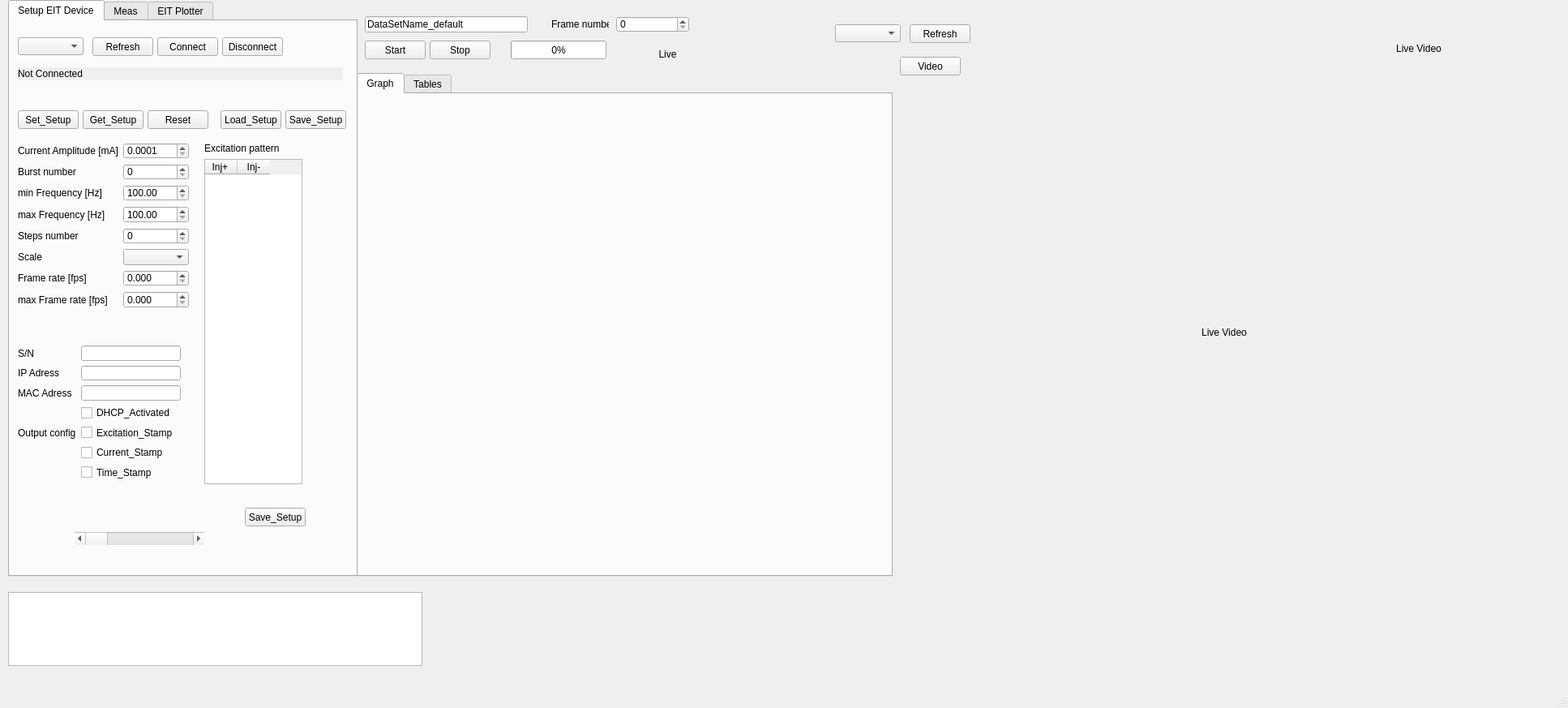
<?xml version="1.0" encoding="UTF-8"?>
<ui version="4.0">
 <class>MainWindow</class>
 <widget class="QMainWindow" name="MainWindow">
  <property name="geometry">
   <rect>
    <x>0</x>
    <y>0</y>
    <width>1934</width>
    <height>873</height>
   </rect>
  </property>
  <property name="windowTitle">
   <string>MainWindow</string>
  </property>
  <widget class="QWidget" name="centralwidget">
   <widget class="QTextEdit" name="textEditlog">
    <property name="geometry">
     <rect>
      <x>10</x>
      <y>730</y>
      <width>511</width>
      <height>91</height>
     </rect>
    </property>
   </widget>
   <widget class="QPushButton" name="pB_Start">
    <property name="geometry">
     <rect>
      <x>450</x>
      <y>50</y>
      <width>75</width>
      <height>23</height>
     </rect>
    </property>
    <property name="statusTip">
     <string>Start measurement</string>
    </property>
    <property name="autoFillBackground">
     <bool>false</bool>
    </property>
    <property name="text">
     <string>Start</string>
    </property>
   </widget>
   <widget class="QPushButton" name="pB_Stop">
    <property name="geometry">
     <rect>
      <x>530</x>
      <y>50</y>
      <width>75</width>
      <height>23</height>
     </rect>
    </property>
    <property name="statusTip">
     <string>Stop measurement</string>
    </property>
    <property name="autoFillBackground">
     <bool>false</bool>
    </property>
    <property name="text">
     <string>Stop</string>
    </property>
   </widget>
   <widget class="QTabWidget" name="tabWidget">
    <property name="geometry">
     <rect>
      <x>10</x>
      <y>0</y>
      <width>431</width>
      <height>711</height>
     </rect>
    </property>
    <property name="currentIndex">
     <number>0</number>
    </property>
    <widget class="QWidget" name="tab">
     <attribute name="title">
      <string>Setup EIT Device</string>
     </attribute>
     <widget class="QPushButton" name="pB_SaveSetup">
      <property name="geometry">
       <rect>
        <x>340</x>
        <y>110</y>
        <width>75</width>
        <height>23</height>
       </rect>
      </property>
      <property name="statusTip">
       <string>Save parameters to files (*.xlsx)</string>
      </property>
      <property name="autoFillBackground">
       <bool>false</bool>
      </property>
      <property name="text">
       <string>Save_Setup</string>
      </property>
     </widget>
     <widget class="QPushButton" name="pB_connect">
      <property name="geometry">
       <rect>
        <x>182</x>
        <y>20</y>
        <width>75</width>
        <height>23</height>
       </rect>
      </property>
      <property name="statusTip">
       <string>Connect to the selected serial port</string>
      </property>
      <property name="autoFillBackground">
       <bool>false</bool>
      </property>
      <property name="text">
       <string>Connect</string>
      </property>
     </widget>
     <widget class="QLabel" name="status_device">
      <property name="geometry">
       <rect>
        <x>10</x>
        <y>57</y>
        <width>401</width>
        <height>16</height>
       </rect>
      </property>
      <property name="statusTip">
       <string/>
      </property>
      <property name="autoFillBackground">
       <bool>true</bool>
      </property>
      <property name="text">
       <string>Not Connected</string>
      </property>
     </widget>
     <widget class="QPushButton" name="pB_LoadSetup">
      <property name="geometry">
       <rect>
        <x>260</x>
        <y>110</y>
        <width>75</width>
        <height>23</height>
       </rect>
      </property>
      <property name="statusTip">
       <string>Load parameters from file (*.xlsx)</string>
      </property>
      <property name="autoFillBackground">
       <bool>false</bool>
      </property>
      <property name="text">
       <string>Load_Setup</string>
      </property>
     </widget>
     <widget class="QComboBox" name="cB_comport">
      <property name="geometry">
       <rect>
        <x>10</x>
        <y>20</y>
        <width>81</width>
        <height>22</height>
       </rect>
      </property>
      <property name="toolTip">
       <string/>
      </property>
      <property name="statusTip">
       <string>Available serial port list</string>
      </property>
     </widget>
     <widget class="QPushButton" name="pB_refresh">
      <property name="enabled">
       <bool>true</bool>
      </property>
      <property name="geometry">
       <rect>
        <x>102</x>
        <y>20</y>
        <width>75</width>
        <height>23</height>
       </rect>
      </property>
      <property name="toolTip">
       <string>test</string>
      </property>
      <property name="statusTip">
       <string>Refresh the available serial port list</string>
      </property>
      <property name="autoFillBackground">
       <bool>false</bool>
      </property>
      <property name="text">
       <string>Refresh</string>
      </property>
     </widget>
     <widget class="QPushButton" name="pB_Set_Setup">
      <property name="enabled">
       <bool>true</bool>
      </property>
      <property name="geometry">
       <rect>
        <x>10</x>
        <y>110</y>
        <width>75</width>
        <height>23</height>
       </rect>
      </property>
      <property name="statusTip">
       <string>Send measurements parameters to connected device</string>
      </property>
      <property name="autoFillBackground">
       <bool>false</bool>
      </property>
      <property name="text">
       <string>Set_Setup</string>
      </property>
     </widget>
     <widget class="QWidget" name="formLayoutWidget_2">
      <property name="geometry">
       <rect>
        <x>10</x>
        <y>150</y>
        <width>211</width>
        <height>204</height>
       </rect>
      </property>
      <layout class="QFormLayout" name="LayoutParameters">
       <property name="horizontalSpacing">
        <number>6</number>
       </property>
       <item row="0" column="1">
        <widget class="QDoubleSpinBox" name="Current_Amplitude">
         <property name="decimals">
          <number>4</number>
         </property>
         <property name="minimum">
          <double>0.000100000000000</double>
         </property>
         <property name="maximum">
          <double>10.000000000000000</double>
         </property>
         <property name="singleStep">
          <double>0.100000000000000</double>
         </property>
        </widget>
       </item>
       <item row="1" column="0">
        <widget class="QLabel" name="label_Burst">
         <property name="text">
          <string>Burst number</string>
         </property>
        </widget>
       </item>
       <item row="1" column="1">
        <widget class="QSpinBox" name="Burst">
         <property name="maximum">
          <number>255</number>
         </property>
        </widget>
       </item>
       <item row="2" column="0">
        <widget class="QLabel" name="label_minF">
         <property name="text">
          <string>min Frequency [Hz]</string>
         </property>
        </widget>
       </item>
       <item row="3" column="0">
        <widget class="QLabel" name="label_maxF">
         <property name="text">
          <string>max Frequency [Hz]</string>
         </property>
        </widget>
       </item>
       <item row="4" column="0">
        <widget class="QLabel" name="label_Steps">
         <property name="text">
          <string>Steps number</string>
         </property>
        </widget>
       </item>
       <item row="4" column="1">
        <widget class="QSpinBox" name="Steps">
         <property name="maximum">
          <number>255</number>
         </property>
        </widget>
       </item>
       <item row="5" column="0">
        <widget class="QLabel" name="label_Burst_5">
         <property name="text">
          <string>Scale</string>
         </property>
        </widget>
       </item>
       <item row="5" column="1">
        <widget class="QComboBox" name="cB_Scale">
         <property name="editable">
          <bool>false</bool>
         </property>
         <property name="maxVisibleItems">
          <number>2</number>
         </property>
        </widget>
       </item>
       <item row="6" column="0">
        <widget class="QLabel" name="label_FrameRate">
         <property name="text">
          <string>Frame rate [fps]</string>
         </property>
        </widget>
       </item>
       <item row="6" column="1">
        <widget class="QDoubleSpinBox" name="FrameRate">
         <property name="decimals">
          <number>3</number>
         </property>
         <property name="maximum">
          <double>100.000000000000000</double>
         </property>
         <property name="singleStep">
          <double>0.001000000000000</double>
         </property>
        </widget>
       </item>
       <item row="0" column="0">
        <widget class="QLabel" name="label_Current_Amplitude">
         <property name="text">
          <string>Current Amplitude [mA]</string>
         </property>
        </widget>
       </item>
       <item row="3" column="1">
        <widget class="QDoubleSpinBox" name="maxF">
         <property name="autoFillBackground">
          <bool>false</bool>
         </property>
         <property name="minimum">
          <double>100.000000000000000</double>
         </property>
         <property name="maximum">
          <double>1000000.000000000000000</double>
         </property>
        </widget>
       </item>
       <item row="2" column="1">
        <widget class="QDoubleSpinBox" name="minF">
         <property name="minimum">
          <double>100.000000000000000</double>
         </property>
         <property name="maximum">
          <double>1000000.000000000000000</double>
         </property>
        </widget>
       </item>
       <item row="7" column="1">
        <widget class="QDoubleSpinBox" name="MaxFrameRate">
         <property name="decimals">
          <number>3</number>
         </property>
         <property name="maximum">
          <double>100.000000000000000</double>
         </property>
         <property name="singleStep">
          <double>0.001000000000000</double>
         </property>
        </widget>
       </item>
       <item row="7" column="0">
        <widget class="QLabel" name="label_maxFrameRate">
         <property name="text">
          <string>max Frame rate [fps]</string>
         </property>
        </widget>
       </item>
      </layout>
     </widget>
     <widget class="QPushButton" name="pB_disconnect">
      <property name="geometry">
       <rect>
        <x>262</x>
        <y>20</y>
        <width>75</width>
        <height>23</height>
       </rect>
      </property>
      <property name="toolTip">
       <string/>
      </property>
      <property name="statusTip">
       <string>Disconnect the serial port</string>
      </property>
      <property name="autoFillBackground">
       <bool>false</bool>
      </property>
      <property name="text">
       <string>Disconnect</string>
      </property>
     </widget>
     <widget class="QWidget" name="verticalLayoutWidget">
      <property name="geometry">
       <rect>
        <x>240</x>
        <y>150</y>
        <width>121</width>
        <height>421</height>
       </rect>
      </property>
      <layout class="QVBoxLayout" name="vLayoutExcitationPattern">
       <item>
        <widget class="QLabel" name="label_ExcitationPattern">
         <property name="text">
          <string>Excitation pattern</string>
         </property>
        </widget>
       </item>
       <item>
        <widget class="QTableWidget" name="Excitation_pattern">
         <attribute name="horizontalHeaderDefaultSectionSize">
          <number>40</number>
         </attribute>
         <column>
          <property name="text">
           <string>Inj+ </string>
          </property>
         </column>
         <column>
          <property name="text">
           <string>Inj-</string>
          </property>
         </column>
        </widget>
       </item>
      </layout>
     </widget>
     <widget class="QPushButton" name="pB_Get_Setup">
      <property name="geometry">
       <rect>
        <x>90</x>
        <y>110</y>
        <width>75</width>
        <height>23</height>
       </rect>
      </property>
      <property name="statusTip">
       <string>Ask measurements parameters from connected device</string>
      </property>
      <property name="autoFillBackground">
       <bool>false</bool>
      </property>
      <property name="text">
       <string>Get_Setup</string>
      </property>
     </widget>
     <widget class="QPushButton" name="pB_Reset">
      <property name="geometry">
       <rect>
        <x>170</x>
        <y>110</y>
        <width>75</width>
        <height>23</height>
       </rect>
      </property>
      <property name="statusTip">
       <string>Software reset of the device (reconnection needed after 10-15 sec)</string>
      </property>
      <property name="autoFillBackground">
       <bool>false</bool>
      </property>
      <property name="text">
       <string>Reset</string>
      </property>
     </widget>
     <widget class="QWidget" name="formLayoutWidget">
      <property name="geometry">
       <rect>
        <x>10</x>
        <y>400</y>
        <width>201</width>
        <height>166</height>
       </rect>
      </property>
      <layout class="QFormLayout" name="LayoutComConfig">
       <item row="0" column="0">
        <widget class="QLabel" name="label_SN">
         <property name="text">
          <string>S/N</string>
         </property>
        </widget>
       </item>
       <item row="0" column="1">
        <widget class="QLineEdit" name="SN">
         <property name="toolTip">
          <string/>
         </property>
         <property name="whatsThis">
          <string/>
         </property>
         <property name="inputMask">
          <string extracomment="IP_Adress"/>
         </property>
         <property name="frame">
          <bool>true</bool>
         </property>
        </widget>
       </item>
       <item row="1" column="0">
        <widget class="QLabel" name="label_IP">
         <property name="text">
          <string>IP Adress</string>
         </property>
        </widget>
       </item>
       <item row="1" column="1">
        <widget class="QLineEdit" name="IP_Adress">
         <property name="toolTip">
          <string/>
         </property>
         <property name="whatsThis">
          <string/>
         </property>
         <property name="inputMask">
          <string extracomment="IP_Adress"/>
         </property>
         <property name="frame">
          <bool>true</bool>
         </property>
        </widget>
       </item>
       <item row="2" column="0">
        <widget class="QLabel" name="label_3">
         <property name="text">
          <string>MAC Adress</string>
         </property>
        </widget>
       </item>
       <item row="2" column="1">
        <widget class="QLineEdit" name="MAC_Adress"/>
       </item>
       <item row="3" column="1">
        <widget class="QCheckBox" name="DHCP_Activated">
         <property name="text">
          <string>DHCP_Activated</string>
         </property>
         <property name="checked">
          <bool>false</bool>
         </property>
        </widget>
       </item>
       <item row="4" column="1">
        <widget class="QCheckBox" name="Excitation_Stamp">
         <property name="text">
          <string>Excitation_Stamp</string>
         </property>
         <property name="checked">
          <bool>false</bool>
         </property>
        </widget>
       </item>
       <item row="5" column="1">
        <widget class="QCheckBox" name="Current_Stamp">
         <property name="text">
          <string>Current_Stamp</string>
         </property>
         <property name="checked">
          <bool>false</bool>
         </property>
        </widget>
       </item>
       <item row="6" column="1">
        <widget class="QCheckBox" name="Time_Stamp">
         <property name="text">
          <string>Time_Stamp</string>
         </property>
         <property name="checked">
          <bool>false</bool>
         </property>
        </widget>
       </item>
       <item row="4" column="0">
        <widget class="QLabel" name="label_OutputConfig">
         <property name="text">
          <string>Output config</string>
         </property>
        </widget>
       </item>
      </layout>
     </widget>
     <widget class="QScrollBar" name="hsb">
      <property name="geometry">
       <rect>
        <x>80</x>
        <y>630</y>
        <width>160</width>
        <height>16</height>
       </rect>
      </property>
      <property name="orientation">
       <enum>Qt::Horizontal</enum>
      </property>
     </widget>
     <widget class="QPushButton" name="pB_loadinjpattern">
      <property name="geometry">
       <rect>
        <x>290</x>
        <y>600</y>
        <width>75</width>
        <height>23</height>
       </rect>
      </property>
      <property name="statusTip">
       <string>Save parameters to files (*.xlsx)</string>
      </property>
      <property name="autoFillBackground">
       <bool>false</bool>
      </property>
      <property name="text">
       <string>Save_Setup</string>
      </property>
     </widget>
    </widget>
    <widget class="QWidget" name="tab_2">
     <attribute name="title">
      <string>Meas</string>
     </attribute>
     <widget class="QPushButton" name="pB_ImagRec">
      <property name="geometry">
       <rect>
        <x>340</x>
        <y>260</y>
        <width>75</width>
        <height>23</height>
       </rect>
      </property>
      <property name="statusTip">
       <string>Save dataset to file (*.dat)</string>
      </property>
      <property name="autoFillBackground">
       <bool>false</bool>
      </property>
      <property name="text">
       <string>Reconstruct</string>
      </property>
     </widget>
     <widget class="QPushButton" name="pB_LoadDataSet">
      <property name="geometry">
       <rect>
        <x>330</x>
        <y>10</y>
        <width>75</width>
        <height>23</height>
       </rect>
      </property>
      <property name="statusTip">
       <string>Load dataset from file (*.dat)</string>
      </property>
      <property name="autoFillBackground">
       <bool>false</bool>
      </property>
      <property name="text">
       <string>LoadDataSet</string>
      </property>
     </widget>
     <widget class="QTextEdit" name="textEdit">
      <property name="geometry">
       <rect>
        <x>20</x>
        <y>10</y>
        <width>301</width>
        <height>211</height>
       </rect>
      </property>
     </widget>
     <widget class="QPushButton" name="pB_Plot">
      <property name="geometry">
       <rect>
        <x>340</x>
        <y>220</y>
        <width>75</width>
        <height>23</height>
       </rect>
      </property>
      <property name="statusTip">
       <string>Plot.....</string>
      </property>
      <property name="autoFillBackground">
       <bool>false</bool>
      </property>
      <property name="text">
       <string>Plot</string>
      </property>
     </widget>
     <widget class="QPushButton" name="pB_Uplot">
      <property name="geometry">
       <rect>
        <x>340</x>
        <y>190</y>
        <width>75</width>
        <height>23</height>
       </rect>
      </property>
      <property name="statusTip">
       <string>Plot the U-Shape diagramm</string>
      </property>
      <property name="autoFillBackground">
       <bool>false</bool>
      </property>
      <property name="text">
       <string>Uplot</string>
      </property>
     </widget>
     <widget class="QComboBox" name="cB_Frame_indx">
      <property name="geometry">
       <rect>
        <x>340</x>
        <y>110</y>
        <width>69</width>
        <height>22</height>
       </rect>
      </property>
     </widget>
     <widget class="QLabel" name="label_Frame_indx">
      <property name="geometry">
       <rect>
        <x>340</x>
        <y>70</y>
        <width>91</width>
        <height>31</height>
       </rect>
      </property>
      <property name="text">
       <string>Actual Frame#</string>
      </property>
     </widget>
     <widget class="QWidget" name="gridLayoutWidget_2">
      <property name="geometry">
       <rect>
        <x>20</x>
        <y>420</y>
        <width>260</width>
        <height>80</height>
       </rect>
      </property>
      <layout class="QGridLayout" name="gridLayout_2">
       <item row="0" column="0">
        <widget class="QRadioButton" name="showReal">
         <property name="text">
          <string>Real</string>
         </property>
         <property name="checked">
          <bool>true</bool>
         </property>
        </widget>
       </item>
       <item row="1" column="0">
        <widget class="QRadioButton" name="showImag">
         <property name="text">
          <string>Image</string>
         </property>
        </widget>
       </item>
       <item row="1" column="1">
        <widget class="QRadioButton" name="showPhase">
         <property name="text">
          <string>Phase</string>
         </property>
        </widget>
       </item>
       <item row="2" column="0">
        <widget class="QCheckBox" name="showAbsValue">
         <property name="text">
          <string>Show absolute values</string>
         </property>
        </widget>
       </item>
       <item row="0" column="1">
        <widget class="QRadioButton" name="showMagnitude">
         <property name="text">
          <string>Magnitude</string>
         </property>
        </widget>
       </item>
      </layout>
     </widget>
     <widget class="QWidget" name="gridLayoutWidget">
      <property name="geometry">
       <rect>
        <x>20</x>
        <y>325</y>
        <width>345</width>
        <height>81</height>
       </rect>
      </property>
      <layout class="QGridLayout" name="gridLayout">
       <property name="verticalSpacing">
        <number>2</number>
       </property>
       <item row="0" column="2">
        <widget class="QLabel" name="label_vmax_2">
         <property name="text">
          <string>in Hz</string>
         </property>
        </widget>
       </item>
       <item row="1" column="0">
        <widget class="QRadioButton" name="rB_TimeDiff">
         <property name="text">
          <string>Time-difference</string>
         </property>
        </widget>
       </item>
       <item row="2" column="0">
        <widget class="QRadioButton" name="rB_FreqDiff">
         <property name="text">
          <string>Frequency-difference</string>
         </property>
        </widget>
       </item>
       <item row="1" column="1">
        <widget class="QComboBox" name="cB_Frequency4TD">
         <property name="currentText">
          <string notr="true"/>
         </property>
        </widget>
       </item>
       <item row="1" column="3">
        <widget class="QPushButton" name="pB_UpdateRef4TD">
         <property name="statusTip">
          <string>Start measurement</string>
         </property>
         <property name="autoFillBackground">
          <bool>false</bool>
         </property>
         <property name="text">
          <string>Ref</string>
         </property>
        </widget>
       </item>
       <item row="2" column="1">
        <widget class="QComboBox" name="cB_Frequency4FD_0">
         <property name="currentText">
          <string/>
         </property>
        </widget>
       </item>
       <item row="2" column="3">
        <widget class="QComboBox" name="cB_Frequency4FD_1"/>
       </item>
       <item row="0" column="0">
        <widget class="QRadioButton" name="rB_RawData">
         <property name="text">
          <string>Single Meas. (absolut)</string>
         </property>
         <property name="checked">
          <bool>true</bool>
         </property>
        </widget>
       </item>
       <item row="0" column="1">
        <widget class="QComboBox" name="cB_Frequency"/>
       </item>
       <item row="2" column="2">
        <widget class="QLabel" name="label_vmax_4">
         <property name="text">
          <string>in Hz</string>
         </property>
        </widget>
       </item>
       <item row="1" column="2">
        <widget class="QLabel" name="label_vmax_3">
         <property name="text">
          <string>in Hz</string>
         </property>
        </widget>
       </item>
       <item row="2" column="4">
        <widget class="QLabel" name="label_vmax_5">
         <property name="text">
          <string>in Hz</string>
         </property>
        </widget>
       </item>
      </layout>
     </widget>
     <widget class="QWidget" name="gridLayoutWidget_3">
      <property name="geometry">
       <rect>
        <x>20</x>
        <y>230</y>
        <width>220</width>
        <height>80</height>
       </rect>
      </property>
      <layout class="QGridLayout" name="gridLayout_3">
       <item row="1" column="2">
        <widget class="QComboBox" name="cB_ReconstructionAlgorithm"/>
       </item>
       <item row="0" column="0">
        <widget class="QRadioButton" name="rB_plot_graph">
         <property name="text">
          <string>Graph</string>
         </property>
         <property name="checked">
          <bool>true</bool>
         </property>
        </widget>
       </item>
       <item row="1" column="0">
        <widget class="QRadioButton" name="rB_Image">
         <property name="text">
          <string>Image</string>
         </property>
        </widget>
       </item>
       <item row="1" column="1">
        <widget class="QLabel" name="label_vmax_6">
         <property name="text">
          <string>Reconstruction</string>
         </property>
        </widget>
       </item>
       <item row="0" column="2">
        <widget class="QCheckBox" name="checkB_diff">
         <property name="text">
          <string>Difference</string>
         </property>
        </widget>
       </item>
       <item row="0" column="1">
        <widget class="QCheckBox" name="checkB_Uplot">
         <property name="text">
          <string>Uplot</string>
         </property>
        </widget>
       </item>
      </layout>
     </widget>
     <widget class="QPushButton" name="pB_loadRef">
      <property name="geometry">
       <rect>
        <x>340</x>
        <y>150</y>
        <width>75</width>
        <height>23</height>
       </rect>
      </property>
      <property name="statusTip">
       <string>Save dataset to file (*.dat)</string>
      </property>
      <property name="autoFillBackground">
       <bool>false</bool>
      </property>
      <property name="text">
       <string>loadref</string>
      </property>
     </widget>
     <widget class="QCheckBox" name="checkB_YLog">
      <property name="geometry">
       <rect>
        <x>330</x>
        <y>460</y>
        <width>72</width>
        <height>17</height>
       </rect>
      </property>
      <property name="text">
       <string>y log</string>
      </property>
     </widget>
     <widget class="QDoubleSpinBox" name="eit_FEMRefinement">
      <property name="geometry">
       <rect>
        <x>250</x>
        <y>290</y>
        <width>90</width>
        <height>20</height>
       </rect>
      </property>
      <property name="decimals">
       <number>4</number>
      </property>
      <property name="minimum">
       <double>0.000000000000000</double>
      </property>
      <property name="maximum">
       <double>10.000000000000000</double>
      </property>
      <property name="singleStep">
       <double>0.001000000000000</double>
      </property>
      <property name="value">
       <double>0.100000000000000</double>
      </property>
     </widget>
     <widget class="QLabel" name="label_FEMRefinement">
      <property name="geometry">
       <rect>
        <x>250</x>
        <y>270</y>
        <width>91</width>
        <height>20</height>
       </rect>
      </property>
      <property name="text">
       <string>FEM Refinement</string>
      </property>
     </widget>
     <widget class="QDoubleSpinBox" name="replay_refresh_time">
      <property name="geometry">
       <rect>
        <x>290</x>
        <y>600</y>
        <width>90</width>
        <height>20</height>
       </rect>
      </property>
      <property name="decimals">
       <number>1</number>
      </property>
      <property name="minimum">
       <double>1.000000000000000</double>
      </property>
      <property name="maximum">
       <double>10.000000000000000</double>
      </property>
      <property name="singleStep">
       <double>1.000000000000000</double>
      </property>
      <property name="value">
       <double>1.000000000000000</double>
      </property>
     </widget>
     <widget class="QLabel" name="label_replay_refresh_time">
      <property name="geometry">
       <rect>
        <x>290</x>
        <y>580</y>
        <width>91</width>
        <height>20</height>
       </rect>
      </property>
      <property name="text">
       <string>Refresh time [s]</string>
      </property>
     </widget>
     <widget class="QSlider" name="Slider_replay_time">
      <property name="geometry">
       <rect>
        <x>10</x>
        <y>640</y>
        <width>411</width>
        <height>22</height>
       </rect>
      </property>
      <property name="orientation">
       <enum>Qt::Horizontal</enum>
      </property>
      <property name="tickPosition">
       <enum>QSlider::TicksAbove</enum>
      </property>
      <property name="tickInterval">
       <number>0</number>
      </property>
     </widget>
     <widget class="QPushButton" name="pB_gotoend">
      <property name="geometry">
       <rect>
        <x>110</x>
        <y>600</y>
        <width>25</width>
        <height>25</height>
       </rect>
      </property>
      <property name="statusTip">
       <string>Plot the U-Shape diagramm</string>
      </property>
      <property name="autoFillBackground">
       <bool>false</bool>
      </property>
      <property name="text">
       <string/>
      </property>
      <property name="icon">
       <iconset>
        <normaloff>docs/icons/icon_end.png</normaloff>docs/icons/icon_end.png</iconset>
      </property>
      <property name="autoDefault">
       <bool>false</bool>
      </property>
      <property name="flat">
       <bool>true</bool>
      </property>
     </widget>
     <widget class="QPushButton" name="pB_pause">
      <property name="geometry">
       <rect>
        <x>140</x>
        <y>600</y>
        <width>25</width>
        <height>25</height>
       </rect>
      </property>
      <property name="statusTip">
       <string>Plot the U-Shape diagramm</string>
      </property>
      <property name="autoFillBackground">
       <bool>false</bool>
      </property>
      <property name="text">
       <string/>
      </property>
      <property name="icon">
       <iconset>
        <normaloff>docs/icons/icon_pause.png</normaloff>docs/icons/icon_pause.png</iconset>
      </property>
      <property name="autoDefault">
       <bool>false</bool>
      </property>
      <property name="flat">
       <bool>true</bool>
      </property>
     </widget>
     <widget class="QPushButton" name="pB_play">
      <property name="geometry">
       <rect>
        <x>80</x>
        <y>600</y>
        <width>25</width>
        <height>25</height>
       </rect>
      </property>
      <property name="statusTip">
       <string>Plot the U-Shape diagramm</string>
      </property>
      <property name="autoFillBackground">
       <bool>false</bool>
      </property>
      <property name="text">
       <string/>
      </property>
      <property name="icon">
       <iconset>
        <normaloff>docs/icons/icon_play.png</normaloff>docs/icons/icon_play.png</iconset>
      </property>
      <property name="autoDefault">
       <bool>false</bool>
      </property>
      <property name="flat">
       <bool>true</bool>
      </property>
     </widget>
     <widget class="QPushButton" name="pB_backbegin">
      <property name="geometry">
       <rect>
        <x>50</x>
        <y>600</y>
        <width>25</width>
        <height>25</height>
       </rect>
      </property>
      <property name="statusTip">
       <string>Plot the U-Shape diagramm</string>
      </property>
      <property name="autoFillBackground">
       <bool>false</bool>
      </property>
      <property name="text">
       <string/>
      </property>
      <property name="icon">
       <iconset>
        <normaloff>docs/icons/icon_begin.png</normaloff>docs/icons/icon_begin.png</iconset>
      </property>
      <property name="autoDefault">
       <bool>false</bool>
      </property>
      <property name="flat">
       <bool>true</bool>
      </property>
     </widget>
     <widget class="QPushButton" name="pB_stop">
      <property name="geometry">
       <rect>
        <x>170</x>
        <y>600</y>
        <width>25</width>
        <height>25</height>
       </rect>
      </property>
      <property name="statusTip">
       <string>Plot the U-Shape diagramm</string>
      </property>
      <property name="autoFillBackground">
       <bool>false</bool>
      </property>
      <property name="text">
       <string/>
      </property>
      <property name="icon">
       <iconset>
        <normaloff>docs/icons/icon_stop.png</normaloff>docs/icons/icon_stop.png</iconset>
      </property>
      <property name="autoDefault">
       <bool>false</bool>
      </property>
      <property name="flat">
       <bool>true</bool>
      </property>
     </widget>
    </widget>
    <widget class="QWidget" name="tab_6">
     <attribute name="title">
      <string>EIT Plotter</string>
     </attribute>
     <widget class="QDoubleSpinBox" name="scalePlot_vmax">
      <property name="geometry">
       <rect>
        <x>290</x>
        <y>50</y>
        <width>90</width>
        <height>20</height>
       </rect>
      </property>
      <property name="decimals">
       <number>4</number>
      </property>
      <property name="minimum">
       <double>-1000000000000000.000000000000000</double>
      </property>
      <property name="maximum">
       <double>1000000000000000.000000000000000</double>
      </property>
     </widget>
     <widget class="QLabel" name="label_vmax">
      <property name="geometry">
       <rect>
        <x>210</x>
        <y>50</y>
        <width>71</width>
        <height>20</height>
       </rect>
      </property>
      <property name="text">
       <string>vmax</string>
      </property>
     </widget>
     <widget class="QLabel" name="label_vmin">
      <property name="geometry">
       <rect>
        <x>210</x>
        <y>80</y>
        <width>71</width>
        <height>20</height>
       </rect>
      </property>
      <property name="text">
       <string>vmin</string>
      </property>
     </widget>
     <widget class="QDoubleSpinBox" name="scalePlot_vmin">
      <property name="geometry">
       <rect>
        <x>290</x>
        <y>80</y>
        <width>90</width>
        <height>20</height>
       </rect>
      </property>
      <property name="decimals">
       <number>4</number>
      </property>
      <property name="minimum">
       <double>-1000000000000000.000000000000000</double>
      </property>
      <property name="maximum">
       <double>1000000000000000.000000000000000</double>
      </property>
     </widget>
     <widget class="QCheckBox" name="normalize">
      <property name="geometry">
       <rect>
        <x>210</x>
        <y>30</y>
        <width>127</width>
        <height>17</height>
       </rect>
      </property>
      <property name="text">
       <string>Normalize</string>
      </property>
     </widget>
     <widget class="QCheckBox" name="cB_verbose">
      <property name="geometry">
       <rect>
        <x>30</x>
        <y>360</y>
        <width>70</width>
        <height>16</height>
       </rect>
      </property>
      <property name="text">
       <string>verbose</string>
      </property>
     </widget>
     <widget class="QLabel" name="label_vmax_9">
      <property name="geometry">
       <rect>
        <x>110</x>
        <y>410</y>
        <width>71</width>
        <height>20</height>
       </rect>
      </property>
      <property name="text">
       <string>n</string>
      </property>
     </widget>
     <widget class="QDoubleSpinBox" name="eit_n">
      <property name="geometry">
       <rect>
        <x>190</x>
        <y>410</y>
        <width>90</width>
        <height>20</height>
       </rect>
      </property>
      <property name="decimals">
       <number>0</number>
      </property>
      <property name="minimum">
       <double>-1000000000000000.000000000000000</double>
      </property>
      <property name="maximum">
       <double>1000000000000000.000000000000000</double>
      </property>
      <property name="value">
       <double>64.000000000000000</double>
      </property>
     </widget>
     <widget class="QPushButton" name="pB_set_eit">
      <property name="geometry">
       <rect>
        <x>340</x>
        <y>360</y>
        <width>75</width>
        <height>23</height>
       </rect>
      </property>
      <property name="statusTip">
       <string>Save dataset to file (*.dat)</string>
      </property>
      <property name="autoFillBackground">
       <bool>false</bool>
      </property>
      <property name="text">
       <string>set EIT</string>
      </property>
     </widget>
     <widget class="QLabel" name="label_vmax_7">
      <property name="geometry">
       <rect>
        <x>120</x>
        <y>350</y>
        <width>71</width>
        <height>20</height>
       </rect>
      </property>
      <property name="text">
       <string>p</string>
      </property>
     </widget>
     <widget class="QDoubleSpinBox" name="eit_lamda">
      <property name="geometry">
       <rect>
        <x>200</x>
        <y>380</y>
        <width>90</width>
        <height>20</height>
       </rect>
      </property>
      <property name="decimals">
       <number>4</number>
      </property>
      <property name="minimum">
       <double>-1000000000000000.000000000000000</double>
      </property>
      <property name="maximum">
       <double>1000000000000000.000000000000000</double>
      </property>
      <property name="value">
       <double>0.010000000000000</double>
      </property>
     </widget>
     <widget class="QLabel" name="label_vmax_8">
      <property name="geometry">
       <rect>
        <x>120</x>
        <y>380</y>
        <width>71</width>
        <height>20</height>
       </rect>
      </property>
      <property name="text">
       <string>lamda</string>
      </property>
     </widget>
     <widget class="QDoubleSpinBox" name="eit_p">
      <property name="geometry">
       <rect>
        <x>200</x>
        <y>350</y>
        <width>90</width>
        <height>20</height>
       </rect>
      </property>
      <property name="decimals">
       <number>1</number>
      </property>
      <property name="minimum">
       <double>-1000000000000000.000000000000000</double>
      </property>
      <property name="maximum">
       <double>1000000000000000.000000000000000</double>
      </property>
      <property name="value">
       <double>0.500000000000000</double>
      </property>
     </widget>
     <widget class="QComboBox" name="cB_Image_fille_format">
      <property name="geometry">
       <rect>
        <x>350</x>
        <y>220</y>
        <width>73</width>
        <height>20</height>
       </rect>
      </property>
      <property name="currentText">
       <string/>
      </property>
     </widget>
     <widget class="QComboBox" name="cB_Image_format">
      <property name="geometry">
       <rect>
        <x>270</x>
        <y>220</y>
        <width>73</width>
        <height>20</height>
       </rect>
      </property>
      <property name="currentText">
       <string/>
      </property>
     </widget>
    </widget>
   </widget>
   <widget class="QLineEdit" name="DataSetName">
    <property name="geometry">
     <rect>
      <x>450</x>
      <y>20</y>
      <width>201</width>
      <height>20</height>
     </rect>
    </property>
    <property name="text">
     <string>DataSetName_default</string>
    </property>
   </widget>
   <widget class="QProgressBar" name="progressBarFrame">
    <property name="geometry">
     <rect>
      <x>630</x>
      <y>50</y>
      <width>118</width>
      <height>23</height>
     </rect>
    </property>
    <property name="value">
     <number>0</number>
    </property>
    <property name="orientation">
     <enum>Qt::Horizontal</enum>
    </property>
   </widget>
   <widget class="QSpinBox" name="actualFramecnt">
    <property name="geometry">
     <rect>
      <x>760</x>
      <y>20</y>
      <width>90</width>
      <height>20</height>
     </rect>
    </property>
    <property name="maximum">
     <number>255</number>
    </property>
   </widget>
   <widget class="QLabel" name="label_actual_Frame_num">
    <property name="geometry">
     <rect>
      <x>680</x>
      <y>20</y>
      <width>71</width>
      <height>20</height>
     </rect>
    </property>
    <property name="text">
     <string>Frame number</string>
    </property>
   </widget>
   <widget class="QTabWidget" name="tabWidget_3">
    <property name="geometry">
     <rect>
      <x>440</x>
      <y>90</y>
      <width>661</width>
      <height>621</height>
     </rect>
    </property>
    <property name="currentIndex">
     <number>0</number>
    </property>
    <widget class="QWidget" name="tab_7">
     <attribute name="title">
      <string>Graph</string>
     </attribute>
     <widget class="QWidget" name="verticalLayoutWidget_2">
      <property name="geometry">
       <rect>
        <x>0</x>
        <y>10</y>
        <width>651</width>
        <height>581</height>
       </rect>
      </property>
      <layout class="QVBoxLayout" name="PlotLayout"/>
     </widget>
    </widget>
    <widget class="QWidget" name="tab_8">
     <attribute name="title">
      <string>Tables</string>
     </attribute>
     <widget class="QTabWidget" name="tabWidget_Z">
      <property name="geometry">
       <rect>
        <x>0</x>
        <y>10</y>
        <width>661</width>
        <height>591</height>
       </rect>
      </property>
      <property name="currentIndex">
       <number>2</number>
      </property>
      <widget class="QWidget" name="tab_3">
       <attribute name="title">
        <string>Z</string>
       </attribute>
       <widget class="QTableWidget" name="tableWidgetvoltages_Z">
        <property name="geometry">
         <rect>
          <x>0</x>
          <y>10</y>
          <width>651</width>
          <height>551</height>
         </rect>
        </property>
        <column>
         <property name="text">
          <string>Ch1</string>
         </property>
        </column>
        <column>
         <property name="text">
          <string>Ch2</string>
         </property>
        </column>
       </widget>
      </widget>
      <widget class="QWidget" name="tab_4">
       <attribute name="title">
        <string>Real</string>
       </attribute>
       <widget class="QTableWidget" name="tableWidgetvoltages_Z_real">
        <property name="geometry">
         <rect>
          <x>0</x>
          <y>10</y>
          <width>651</width>
          <height>551</height>
         </rect>
        </property>
        <column>
         <property name="text">
          <string>Ch1</string>
         </property>
        </column>
        <column>
         <property name="text">
          <string>Ch2</string>
         </property>
        </column>
       </widget>
      </widget>
      <widget class="QWidget" name="tab_5">
       <attribute name="title">
        <string>Imag</string>
       </attribute>
       <widget class="QTableWidget" name="tableWidgetvoltages_Z_imag">
        <property name="geometry">
         <rect>
          <x>0</x>
          <y>10</y>
          <width>651</width>
          <height>551</height>
         </rect>
        </property>
        <column>
         <property name="text">
          <string>Ch1</string>
         </property>
        </column>
        <column>
         <property name="text">
          <string>Ch2</string>
         </property>
        </column>
       </widget>
      </widget>
      <widget class="QWidget" name="tab_9">
       <attribute name="title">
        <string>Magnitude</string>
       </attribute>
      </widget>
      <widget class="QWidget" name="tab_10">
       <attribute name="title">
        <string>Phase</string>
       </attribute>
      </widget>
     </widget>
    </widget>
   </widget>
   <widget class="QLabel" name="label_LiveView">
    <property name="geometry">
     <rect>
      <x>800</x>
      <y>60</y>
      <width>47</width>
      <height>13</height>
     </rect>
    </property>
    <property name="text">
     <string>Live</string>
    </property>
    <property name="alignment">
     <set>Qt::AlignCenter</set>
    </property>
   </widget>
   <widget class="QPushButton" name="pB_Video">
    <property name="geometry">
     <rect>
      <x>1110</x>
      <y>70</y>
      <width>75</width>
      <height>23</height>
     </rect>
    </property>
    <property name="text">
     <string>Video</string>
    </property>
    <property name="shortcut">
     <string/>
    </property>
    <property name="checkable">
     <bool>true</bool>
    </property>
    <property name="checked">
     <bool>false</bool>
    </property>
   </widget>
   <widget class="QLabel" name="video_frame">
    <property name="geometry">
     <rect>
      <x>1110</x>
      <y>110</y>
      <width>800</width>
      <height>600</height>
     </rect>
    </property>
    <property name="cursor">
     <cursorShape>CrossCursor</cursorShape>
    </property>
    <property name="mouseTracking">
     <bool>true</bool>
    </property>
    <property name="autoFillBackground">
     <bool>false</bool>
    </property>
    <property name="frameShape">
     <enum>QFrame::NoFrame</enum>
    </property>
    <property name="frameShadow">
     <enum>QFrame::Plain</enum>
    </property>
    <property name="text">
     <string>Live Video</string>
    </property>
    <property name="alignment">
     <set>Qt::AlignCenter</set>
    </property>
   </widget>
   <widget class="QLabel" name="video_frame_miniature">
    <property name="geometry">
     <rect>
      <x>1600</x>
      <y>10</y>
      <width>300</width>
      <height>100</height>
     </rect>
    </property>
    <property name="mouseTracking">
     <bool>false</bool>
    </property>
    <property name="autoFillBackground">
     <bool>false</bool>
    </property>
    <property name="text">
     <string>Live Video</string>
    </property>
    <property name="alignment">
     <set>Qt::AlignCenter</set>
    </property>
   </widget>
   <widget class="QPushButton" name="pB_refresh_video_devices">
    <property name="enabled">
     <bool>true</bool>
    </property>
    <property name="geometry">
     <rect>
      <x>1122</x>
      <y>30</y>
      <width>75</width>
      <height>23</height>
     </rect>
    </property>
    <property name="toolTip">
     <string>test</string>
    </property>
    <property name="statusTip">
     <string>Refresh the available serial port list</string>
    </property>
    <property name="autoFillBackground">
     <bool>false</bool>
    </property>
    <property name="text">
     <string>Refresh</string>
    </property>
   </widget>
   <widget class="QComboBox" name="cB_video_devices">
    <property name="geometry">
     <rect>
      <x>1030</x>
      <y>30</y>
      <width>81</width>
      <height>22</height>
     </rect>
    </property>
    <property name="toolTip">
     <string/>
    </property>
    <property name="statusTip">
     <string>Available serial port list</string>
    </property>
    <property name="editable">
     <bool>false</bool>
    </property>
   </widget>
  </widget>
  <widget class="QMenuBar" name="menubar">
   <property name="geometry">
    <rect>
     <x>0</x>
     <y>0</y>
     <width>1934</width>
     <height>21</height>
    </rect>
   </property>
  </widget>
  <widget class="QStatusBar" name="statusbar"/>
 </widget>
 <resources/>
 <connections/>
</ui>
